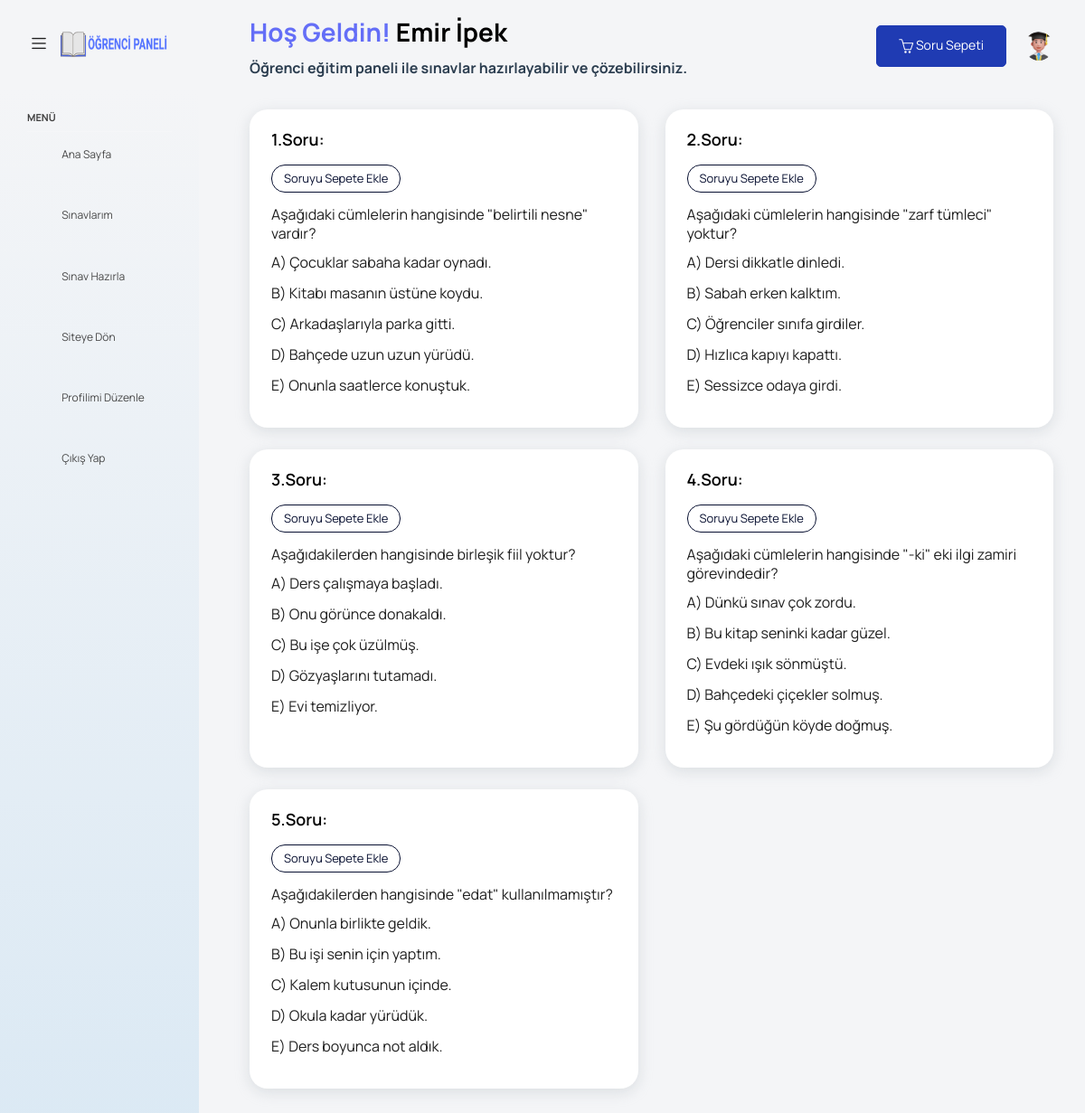
Screenshot of /StudentPanel/question.php?book_id=501 (signed in) with the database file from the repository.
### tables this page shows
CREATE TABLE `tests` (
  `Id` int NOT NULL,
  `book_id` int NOT NULL,
  `Title` varchar(1000) NOT NULL,
  `A` varchar(255) NOT NULL,
  `B` varchar(255) NOT NULL,
  `C` varchar(255) NOT NULL,
  `D` varchar(255) NOT NULL,
  `E` varchar(255) NOT NULL,
  `Correct` varchar(1) NOT NULL
);

### StudentPanel/question.php (the view, shortened to what this page needs)
<?php
include_once 'head.php';
?>
<?php if (isset($_SESSION['Id']) && isset($_SESSION['Username'])) {
    if (isset($_GET['book_id'])) { ?>
        <div class="container-scroller">
        <nav class="navbar default-layout col-lg-12 col-12 p-0 fixed-top d-flex align-items-top flex-row">
            <div class="text-center navbar-brand-wrapper d-flex align-items-center justify-content-start">
                <div class="me-3">
                    <button class="navbar-toggler navbar-toggler align-self-center" type="button"
                            data-bs-toggle="minimize">
                        <span class="icon-menu"></span>
                    </button>
                </div>
                <div>
                    <a class="navbar-brand brand-logo" href="index.php">
                        <img src="../assets/images/icon/student-logo.png" alt="logo"/>
                    </a>
                </div>
            </div>
            <div class="navbar-menu-wrapper d-flex align-items-top">
                <ul class="navbar-nav">
                    <li class="nav-item font-weight-semibold d-none d-lg-block ms-0">
                        <h1 class="welcome-text">Hoş Geldin! <span
                                    class="text-black fw-bold"><?php echo $_SESSION['Name']; ?></span></h1>
                        <h3 class="welcome-sub-text">Öğrenci eğitim paneli ile sınavlar hazırlayabilir ve
                            çözebilirsiniz.</h3>
                    </li>
                </ul>
                <?php
                include_once 'navbar.php';
                ?>
            </div>
        </nav>
        <div class="container-fluid page-body-wrapper">
            <?php
            include_once 'sidebar.php';
            ?>
            <div class="main-panel">
                <div class="content-wrapper">
                    <div class="row">
                        <?php
                        $id = 1;
                        $book_id = $_GET['book_id'];
                        $sorular = $conn->query("SELECT * FROM tests where book_id = $book_id")->fetchAll();
                        foreach ($sorular as $item) {
                            ?>
                            <div class="col-lg-6 grid-margin stretch-card">
                                <div class="card">
                                    <div class="card-body">
                                        <h4 class="card-title">
                                            <?php echo $id . ".Soru" ?>:
                                        </h4>
                                        <p class="card-description">
                                            <?php if (in_array($item['Id'], $_SESSION['soru_sepeti'])) { ?>
                                                <a type="button" href="#" class="btn btn-outline-secondary btn-sm" disabled>Soru Sepette</a>
                                                <?php
                                            } else {
                                                ?>
                                                <a type="button" href="#" class="btn btn-outline-primary btn-sm"
                                                   onclick="soruyuSepeteEkle(<?php echo $item['Id']; ?>)">Soruyu Sepete
                                                    Ekle</a>
                                                <?php
                                            }
                                            ?>
                                        </p>
                                        <div class="table-responsive">
                                            <p style="font-size:medium; font-weight: 400;"><?php echo htmlspecialchars_decode($item['Title']); ?></p>
                                            <div class="form-check">
                                                <label>
                                                    A) <?php echo $item['A']; ?>
                                                </label>
                                            </div>
                                            <div class="form-check">
                                                <label>
                                                    B) <?php echo $item['B']; ?>
                                                </label>
                                            </div>
                                            <div class="form-check">
                                                <label>
                                                    C) <?php echo $item['C']; ?>
                                                </label>
                                            </div>
                                            <div class="form-check">
                                                <label>
                                                    D) <?php echo $item['D']; ?>
                                                </label>
                                            </div>
                                            <div class="form-check">
                                                <label>
                                                    E) <?php echo $item['E']; ?>
                                                </label>
                                            </div>
                                        </div>
                                    </div>
                                </div>
                            </div>
                            <?php $id++;
                        } ?>
                    </div>
                </div>
            </div>
        </div>
        <?php
        include_once 'script.php'; ?>
    <?php } else {
        header("Location: login.php?error=" . urlencode("Lütfen bu sayfayı görüntülemek için önce oturum açın."));
    }
} else {
    header("Location: login.php?error=" . urlencode("Lütfen bu sayfayı görüntülemek için önce oturum açın."));
} ?>

### rows the page displays
tests: Title "Aşağıdaki cümlelerin hangisinde \"belirtili nesne\" vardır?", A "Çocuklar sabaha kadar oynadı.", B "Kitabı masanın üstüne koydu.", C "Arkadaşlarıyla parka gitti.", D "Bahçede uzun uzun yürüdü.", E "Onunla saatlerce konuştuk."
tests: Title "Aşağıdaki cümlelerin hangisinde \"zarf tümleci\" yoktur?", A "Dersi dikkatle dinledi.", B "Sabah erken kalktım.", C "Öğrenciler sınıfa girdiler.", D "Hızlıca kapıyı kapattı.", E "Sessizce odaya girdi."
tests: Title "Aşağıdakilerden hangisinde birleşik fiil yoktur?", A "Ders çalışmaya başladı.", B "Onu görünce donakaldı.", C "Bu işe çok üzülmüş.", D "Gözyaşlarını tutamadı.", E "Evi temizliyor."
tests: Title "Aşağıdaki cümlelerin hangisinde \"-ki\" eki ilgi zamiri görevindedir?", A "Dünkü sınav çok zordu.", B "Bu kitap seninki kadar güzel.", C "Evdeki ışık sönmüştü.", D "Bahçedeki çiçekler solmuş.", E "Şu gördüğün köyde doğmuş."
tests: Title "Aşağıdakilerden hangisinde \"edat\" kullanılmamıştır?", A "Onunla birlikte geldik.", B "Bu işi senin için yaptım.", C "Kalem kutusunun içinde.", D "Okula kadar yürüdük.", E "Ders boyunca not aldık."

### other values shown
$_SESSION['Name'] "Emir İpek"
